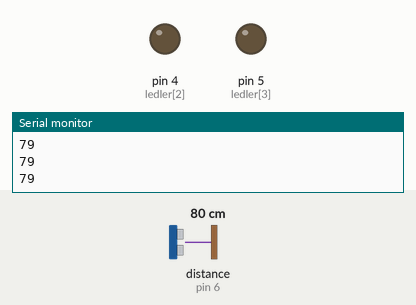
This sketch was run on a simulated Arduino Uno, built with avr-gcc and run on an emulated ATmega328P. Shown: output pins drawn as LEDs (lit = HIGH), the last lines printed to the serial monitor. Wiring (inferred from the names in the program): ultrasonic range finder: trigger pin 7; echo pin 6. Inputs (shaded band) come from the test bench; at power-on: distance to the obstacle (sensor on pin 6) 80 cm. The echo pulse lasts 58.3 µs per cm; pins used as bus, display or sensor lines are not drawn.

Above: at 1.2 s.
1.3 s: distance to the obstacle (sensor on pin 6) set to 250 cm
2.8 s: distance to the obstacle (sensor on pin 6) set to 260 cm
At 3.4 s:
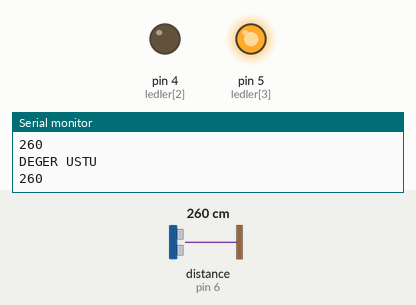
4.5 s: distance to the obstacle (sensor on pin 6) set to 2 cm
At 5.2 s:
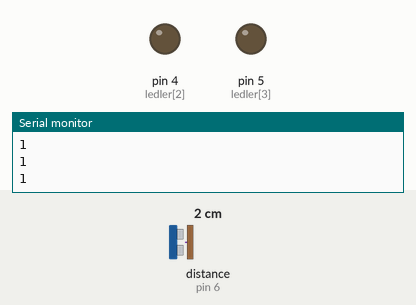
Timing chart, 0 to 7.5 s (numbered marks = the images above; inputs shaded):
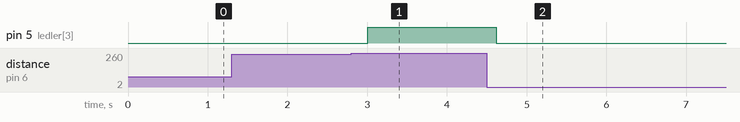

Measured:
- the behaviour switches between 255 and 256 cm on distance to the obstacle (sensor on pin 6) (found by bisection; images 0 and 1)
- after the input at 2.8 s, pin 5 (ledler[3]): LOW → HIGH after 0.20 s
- after the input at 4.5 s, pin 5 (ledler[3]): HIGH → LOW after 0.12 s

The sketch:

serial_eeprom_.ino
```cpp
#include <EEPROM.h>

/*BİR BAŞKA SORULABİLECEK SORU SENARYOSU. SERİ MONİTÖRDEN GİRİLEN DEĞERİ
*SINIR UZAKLIK OLARAK BELİRLEYİP
*ONA GÖRE İŞLEMLER YAPAN PROGRAM.ultrasonik sensör ile...
*/
#define echoPin 6
#define trigPin 7
int ledler[]={2,3,4,5};
long sure,mesafe;
int sinirDeger;

void setup() {
  for(int i=2;i<4;i++){/*for döngüsü içinde ledleri tanımladım kolaylık
    *olsun diye. 0,1,2,3 yani 2. 3. 4. ... ledler çıkış olarak ayarlandı.
    */
    pinMode(ledler[i],OUTPUT);
  }
  pinMode(trigPin,OUTPUT);//Bu pinler önemli
  pinMode(echoPin,INPUT);//sensör üstünde yazıyor pin isimleri
  Serial.begin(9600);

  sinirDeger=EEPROM.read(0);//EEPROM okuyorum. 0. konumda hangi değer varsa o
  //sinirDeger e atanıyor. Yoksa girmek lazım.
}

void loop() {
  /*BUNLAR EZBERLENMELİ GİBİ BİRŞEY....*/
   digitalWrite(trigPin,LOW);
   delayMicroseconds(2);
   digitalWrite(trigPin,HIGH);
   delayMicroseconds(10);
   digitalWrite(trigPin,LOW);
   sure=pulseIn(echoPin,HIGH);
   mesafe=(sure/2)/29.1;//BU FORMÜLÜ HOCA VERİR.
   Serial.println(mesafe);
   delay(120);

   if(Serial.available()>0){//Eğer serialden veri girildiyse...
    sinirDeger=Serial.parseInt();
    EEPROM.write(0,sinirDeger);
   }

   if(mesafe>sinirDeger && sinirDeger>0){
    digitalWrite(ledler[3],HIGH);

    Serial.println("DEGER USTU");
   }
   else{
    digitalWrite(ledler[3],LOW);
   }
}
```
